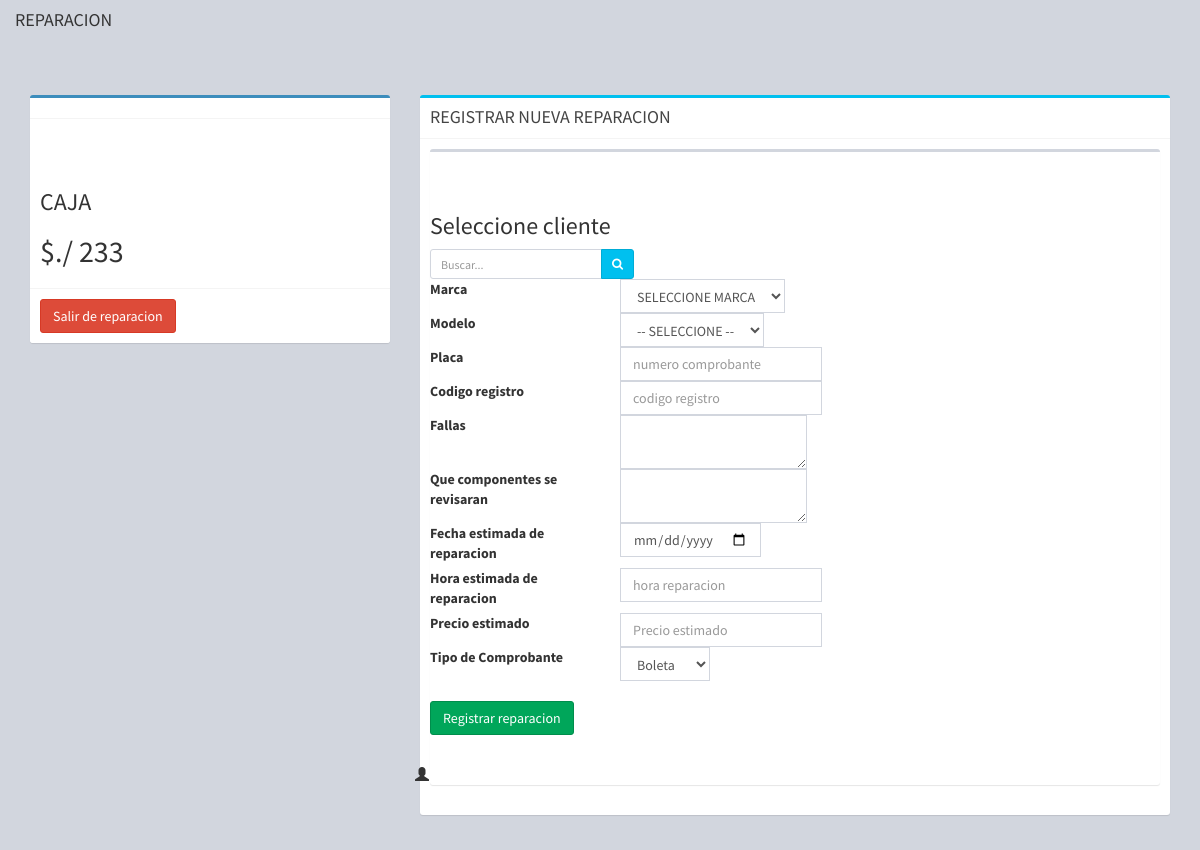
Before: /pagina/reparacion/reparacion_agregar.php with the older database file.
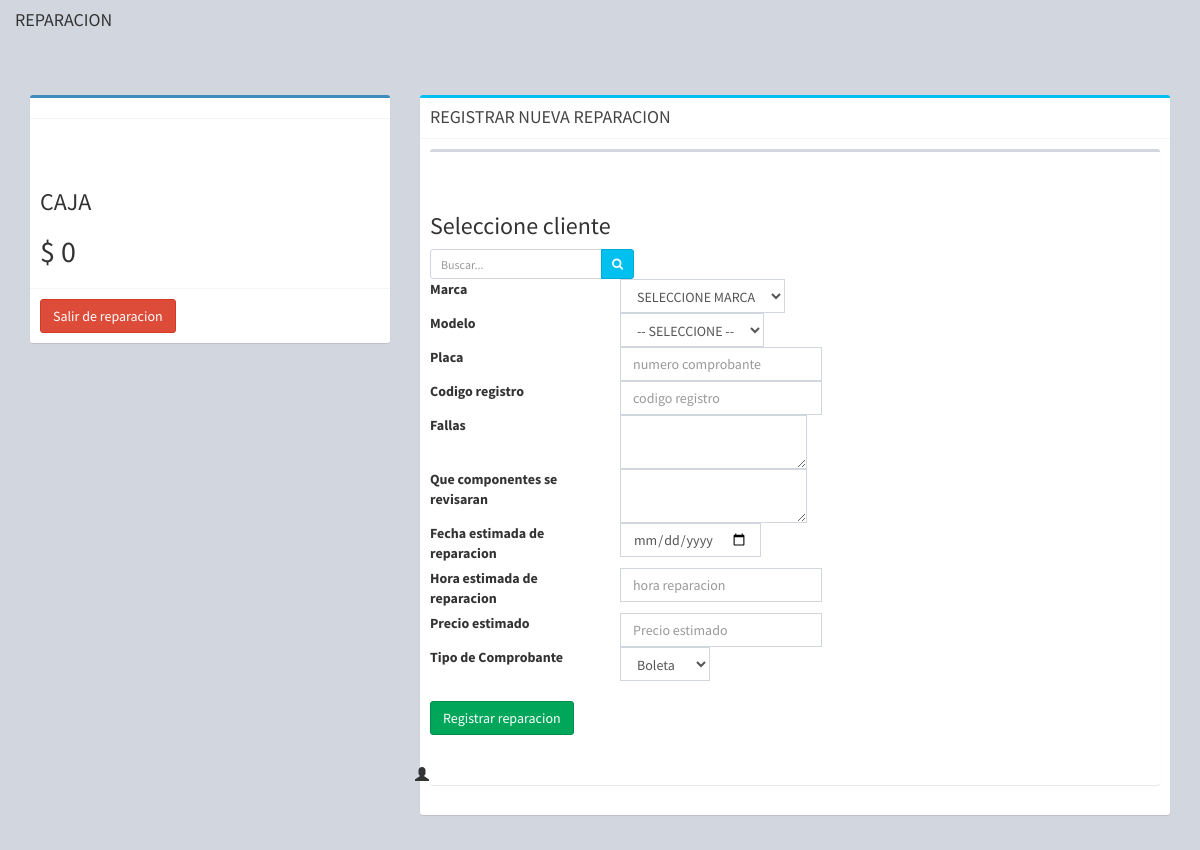
After: the same page with the newer database file.
### tables this page shows
CREATE TABLE `empresa` (
  `id_empresa` int(100) NOT NULL,
  `empresa` varchar(200) NOT NULL,
  `ruc` varchar(100) NOT NULL,
  `direccion` varchar(200) NOT NULL,
  `telefono` varchar(100) NOT NULL,
  `descripcion` varchar(2000) NOT NULL,
  `imagen` varchar(2000) NOT NULL,
  `correo` varchar(200) NOT NULL,
  `simbolo_moneda` varchar(200) NOT NULL,
  `impuesto` float NOT NULL,
  `tipo_moneda` varchar(200) NOT NULL
);

CREATE TABLE `caja` (
  `id_caja` int(200) NOT NULL,
  `estado` varchar(200) NOT NULL,
  `monto` varchar(200) NOT NULL,
  `fecha_apertura` date NOT NULL,
  `fecha_cierre` date NOT NULL
);

### pagina/reparacion/reparacion_agregar.php (the view, shortened to what the changed rows need)
<?php include '../layout/dbcon.php';?>
<!DOCTYPE html>
<html>
  <head>
    <link rel="stylesheet" href="../reparacion/css/styles.css">
    <link rel="stylesheet" href="../reparacion/public/css/bootstrap.min.css">
    <link rel="stylesheet" href="../reparacion/public/css/font-awesome.css">
    <link rel="stylesheet" href="../reparacion/public/css/AdminLTE.min.css">
    <link rel="stylesheet" href="../reparacion/public/css/blue.css">
  </head>
  <body class="hold-transition login-page">
  <div class="col-xs-12">
    <br>
  <br>
  <section class="content">
          <div class="row">
            <div class="col-md-4">
              <div class="box box-primary">
                <form role="form" id="frmAcceder" name="frmAcceder">
                  <div class="box-body">
                  <div class="row">
                    <div class="col-xs-12">
                   <br><br>
              <?php
$acumulado=0;
    $caja_query=mysqli_query($con,"select * from caja where estado='abierto' ")or die(mysqli_error());
    while($row_caja=mysqli_fetch_array($caja_query)){
      $acumulado=$row_caja['monto'];
    }
    $caja_query=mysqli_query($con,"select * from empresa  ")or die(mysqli_error());
    while($row_caja=mysqli_fetch_array($caja_query)){
      $simbolo_moneda=$row_caja['simbolo_moneda'];
    }
?>
     <h3>CAJA<?php echo "<h2>$simbolo_moneda $acumulado</h2>"; ?></h3>
                    </div>
                  </div>
                  </div>
                </form>
              </div>
            </div>
                          </div>
          </div>
  </body>
</html>

Changed rows visible on the page:
removed caja: monto "233"
changed empresa: simbolo_moneda "$./" → "$"
Other visible differences:
$acumulado: (not shown) → "0"
